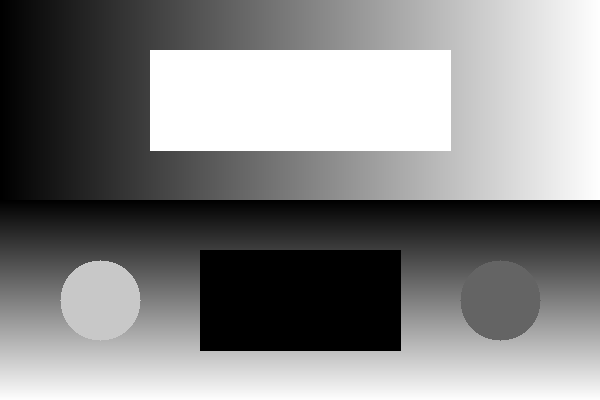
#> input picture data/sample_images/gradients.png, 600 x 400 px
$ python -i object_detection.py   (imports and definitions only)
#> lines starting #> are read from the running program, lines starting #| are printed output that depends on the picture; after the words box and inside, x2 and y2 are one past the last pixel; in counts of white or black regions, pixels touching at a corner belong together
#> further down, picture is the input picture: shape (400, 600, 3); min 0, max 255, mean 133
### utils/io_utils.py
"""
I/O Utilities for image loading, validation, and saving.
Provides consistent error handling and path management.
"""

import os
import sys
import cv2
import numpy as np

from config import OUTPUT_DIR


# [106 lines left out: functions load_image, save_image, load_multiple_images, get_image_info, print_image_info, not called in this run]


def ensure_grayscale(image):
    """Convert image to grayscale if it is not already."""
    if len(image.shape) == 3 and image.shape[2] == 3:
        return cv2.cvtColor(image, cv2.COLOR_BGR2GRAY)
    return image


# [5 lines left out: function ensure_color, not called in this run]

### utils/visualization.py
"""
Visualization utilities for displaying and saving comparison images.
Uses matplotlib for grid layouts and side-by-side comparisons.
"""

import os
import cv2
import numpy as np
import matplotlib
matplotlib.use("Agg")  # Non-interactive backend for CLI usage
import matplotlib.pyplot as plt

from config import OUTPUT_DIR


def _bgr_to_rgb(image):
    """Convert BGR image to RGB for matplotlib display."""
    if len(image.shape) == 3 and image.shape[2] == 3:
        return cv2.cvtColor(image, cv2.COLOR_BGR2RGB)
    return image


# [50 lines left out: function show_comparison, not called in this run]


def show_image_grid(images, titles, grid_cols=3, save_name=None,
                    subdirectory=None, main_title=None):
    """
    Display a grid of images with titles.

    Args:
        images (list[numpy.ndarray]): List of images.
        titles (list[str]): List of titles for each image.
        grid_cols (int): Number of columns in the grid.
        save_name (str, optional): Filename to save.
        subdirectory (str, optional): Subdirectory within OUTPUT_DIR.
        main_title (str, optional): Overall figure title.

    Returns:
        str: Path to saved image (if save_name provided).
    """
    n = len(images)
    grid_rows = (n + grid_cols - 1) // grid_cols
    fig, axes = plt.subplots(grid_rows, grid_cols,
                              figsize=(5 * grid_cols, 5 * grid_rows))

    if grid_rows == 1 and grid_cols == 1:
        axes = np.array([axes])
    axes = np.atleast_2d(axes)

    for idx in range(grid_rows * grid_cols):
        row, col = divmod(idx, grid_cols)
        ax = axes[row][col]
        if idx < n:
            img = _bgr_to_rgb(images[idx])
            if len(img.shape) == 2:
                ax.imshow(img, cmap="gray")
            else:
                ax.imshow(img)
            ax.set_title(titles[idx], fontsize=12, fontweight="bold")
        ax.axis("off")

    if main_title:
        fig.suptitle(main_title, fontsize=16, fontweight="bold", y=1.02)

    plt.tight_layout()

    if save_name:
        out_dir = os.path.join(OUTPUT_DIR, subdirectory) if subdirectory else OUTPUT_DIR
        os.makedirs(out_dir, exist_ok=True)
        out_path = os.path.join(out_dir, save_name)
        plt.savefig(out_path, dpi=150, bbox_inches="tight")
        print(f"[SAVED] {out_path}")
        plt.close(fig)
        return out_path

    plt.close(fig)
    return None

### modules/object_detection.py
"""
Object Detection Module
========================
Implements object detection using:
- Haar cascade classifiers (face and eye detection)
- Contour-based shape detection

Haar cascades use a trained classifier with Haar-like features
and a cascade of boosted classifiers for efficient detection.
Contour-based detection uses thresholding and contour analysis
to identify shapes in an image.
"""

import os
import cv2
import numpy as np

from config import (
    HAARCASCADE_DIR,
    FACE_SCALE_FACTOR, FACE_MIN_NEIGHBORS, FACE_MIN_SIZE,
    CONTOUR_THRESHOLD, CONTOUR_MIN_AREA,
)
from utils.io_utils import ensure_grayscale, ensure_color
from utils.visualization import show_image_grid, show_comparison


def _get_cascade_path(cascade_name):
    """
    Get the path to a Haar cascade XML file.
    Falls back to OpenCV's built-in cascades if local copy not found.
    """
    # Try local data directory first
    local_path = os.path.join(HAARCASCADE_DIR, cascade_name)
    if os.path.isfile(local_path):
        return local_path

    # Fall back to OpenCV's built-in cascades
    cv2_data = os.path.join(os.path.dirname(cv2.__file__), "data")
    builtin_path = os.path.join(cv2_data, cascade_name)
    if os.path.isfile(builtin_path):
        return builtin_path

    raise FileNotFoundError(
        f"Cascade file not found: {cascade_name}\n"
        f"  Searched: {local_path}\n"
        f"  Searched: {builtin_path}"
    )


def detect_faces(image, scale_factor=None, min_neighbors=None, min_size=None):
    """
    Detect faces using Haar cascade classifier.

    The Viola-Jones algorithm uses Haar-like features (rectangular
    patterns encoding intensity differences) evaluated using integral
    images for speed. A cascade of AdaBoost classifiers rejects
    non-face regions early, achieving real-time performance.

    Args:
        image: Input image (BGR).
        scale_factor: Scale reduction factor between pyramid levels.
        min_neighbors: Minimum number of detections to validate a face.
        min_size: Minimum face size as (width, height).

    Returns:
        tuple: (result_image, faces)
            - result_image: Image with rectangles drawn around faces
            - faces: Array of (x, y, w, h) for each detected face
    """
    scale_factor = scale_factor or FACE_SCALE_FACTOR
    min_neighbors = min_neighbors or FACE_MIN_NEIGHBORS
    min_size = min_size or FACE_MIN_SIZE

    cascade_path = _get_cascade_path("haarcascade_frontalface_default.xml")
    face_cascade = cv2.CascadeClassifier(cascade_path)

    gray = ensure_grayscale(image)
    result = image.copy()

    faces = face_cascade.detectMultiScale(
        gray,
        scaleFactor=scale_factor,
        minNeighbors=min_neighbors,
        minSize=min_size,
    )
#> faces = ()

    for (x, y, w, h) in faces:
        # Draw rectangle around face
        cv2.rectangle(result, (x, y), (x + w, y + h), (0, 255, 0), 2)
        # Label
        cv2.putText(result, "Face", (x, y - 10),
                    cv2.FONT_HERSHEY_SIMPLEX, 0.7, (0, 255, 0), 2)
#> this loop made 0 passes

    print(f"  Faces detected: {len(faces)}")
#|   Faces detected: 0
    return result, faces


def detect_faces_and_eyes(image):
    """
    Detect faces and eyes within each face region.

    Args:
        image: Input BGR image.

    Returns:
        tuple: (result_image, faces, eyes_per_face)
    """
    cascade_face = _get_cascade_path("haarcascade_frontalface_default.xml")
    cascade_eye = _get_cascade_path("haarcascade_eye.xml")

    face_cascade = cv2.CascadeClassifier(cascade_face)
    eye_cascade = cv2.CascadeClassifier(cascade_eye)

    gray = ensure_grayscale(image)
    result = image.copy()

    faces = face_cascade.detectMultiScale(gray, 1.1, 5, minSize=(30, 30))
    eyes_per_face = []

    for (x, y, w, h) in faces:
        cv2.rectangle(result, (x, y), (x + w, y + h), (0, 255, 0), 2)

        # Detect eyes within the face region
        roi_gray = gray[y:y + h, x:x + w]
        roi_color = result[y:y + h, x:x + w]
        eyes = eye_cascade.detectMultiScale(roi_gray, 1.1, 5)
        eyes_per_face.append(len(eyes))

        for (ex, ey, ew, eh) in eyes:
            cv2.rectangle(roi_color, (ex, ey), (ex + ew, ey + eh),
                          (255, 0, 0), 2)

    print(f"  Faces: {len(faces)}, Eyes: {sum(eyes_per_face)}")
    return result, faces, eyes_per_face


def detect_contours(image, threshold=None, min_area=None):
    """
    Detect and analyze contours in an image.

    Contour detection finds the boundaries of objects by tracing
    connected components in a binary image. Each contour is analyzed
    for properties like area, perimeter, and shape approximation.

    Args:
        image: Input image.
        threshold: Binary threshold value.
        min_area: Minimum contour area to consider.

    Returns:
        tuple: (result_image, contour_info)
            - result_image: Image with contours drawn
            - contour_info: List of dicts with contour properties
    """
    threshold = threshold or CONTOUR_THRESHOLD
    min_area = min_area or CONTOUR_MIN_AREA

    gray = ensure_grayscale(image)
    _, binary = cv2.threshold(gray, threshold, 255, cv2.THRESH_BINARY)
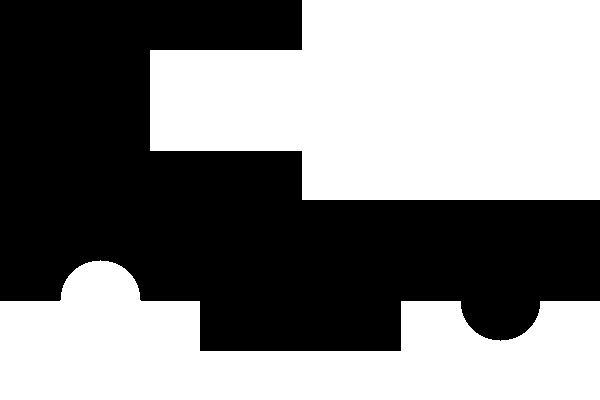
#> binary: shape (400, 600); 51.8% white; 1 black region
    contours, hierarchy = cv2.findContours(
        binary, cv2.RETR_TREE, cv2.CHAIN_APPROX_SIMPLE
    )
#> contours = 2 contours; box (x1, y1, x2, y2) and area: (150, 0, 600, 200) 74304, (0, 260, 600, 400) 48652

    result = ensure_color(image.copy()) if len(image.shape) == 2 else image.copy()
    contour_info = []

    for i, cnt in enumerate(contours):
        area = cv2.contourArea(cnt)
        if area < min_area:
            continue

        perimeter = cv2.arcLength(cnt, True)
        approx = cv2.approxPolyDP(cnt, 0.02 * perimeter, True)
        n_vertices = len(approx)

        # Classify shape
        if n_vertices == 3:
            shape = "Triangle"
        elif n_vertices == 4:
            # Check aspect ratio for square vs rectangle
            x, y, w, h = cv2.boundingRect(approx)
            aspect = float(w) / h
            shape = "Square" if 0.85 <= aspect <= 1.15 else "Rectangle"
        elif n_vertices == 5:
            shape = "Pentagon"
        elif n_vertices > 5:
            shape = "Circle" if n_vertices > 8 else "Polygon"
        else:
            shape = "Unknown"

        # Draw contour and label
        color = (
            int(np.random.randint(50, 255)),
            int(np.random.randint(50, 255)),
            int(np.random.randint(50, 255)),
        )
        cv2.drawContours(result, [approx], -1, color, 2)
        M = cv2.moments(cnt)
        if M["m00"] > 0:
            cx = int(M["m10"] / M["m00"])
            cy = int(M["m01"] / M["m00"])
            cv2.putText(result, shape, (cx - 30, cy),
                        cv2.FONT_HERSHEY_SIMPLEX, 0.5, color, 2)

        contour_info.append({
            "index": i,
            "shape": shape,
            "vertices": n_vertices,
            "area": area,
            "perimeter": round(perimeter, 2),
        })
#> this loop made 2 passes
#> (area, perimeter, n_vertices, shape, color, cx, cy) on passes 1 to 2: (48652, 1597.4, 10, 'Circle', (222, 97, 167), 278, 353), (74304, 1294.8, 8, 'Polygon', (242, 117, 245), 404, 99)
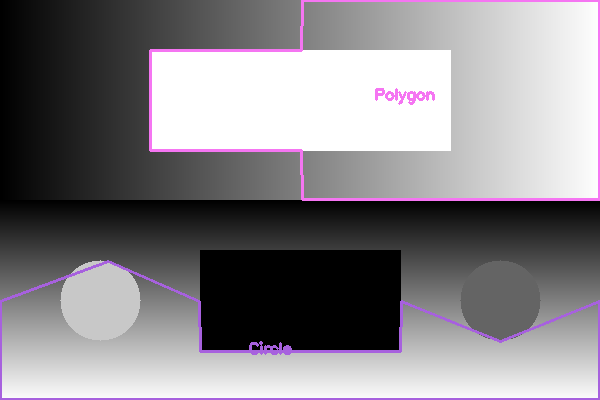
#> result: shape (400, 600, 3); 3.19% of pixels changed, all inside (x1, y1, x2, y2) = (0, 0, 600, 400)
#> after the loop, contour_info = 2 items

    print(f"  Contours detected: {len(contour_info)}")
#|   Contours detected: 2
    for info in contour_info[:10]:  # Print first 10
        print(f"    {info['shape']}: area={info['area']:.0f}, "
              f"perimeter={info['perimeter']}")
#> this loop made 2 passes
#|     Circle: area=48652, perimeter=1597.42
#|     Polygon: area=74304, perimeter=1294.83

    return result, contour_info


def compare_object_detection(image, save_name="detection_comparison.png"):
    """
    Compare face detection and contour detection results.

    Args:
        image: Input BGR image.
        save_name: Output filename.

    Returns:
        str: Path to saved comparison.
    """
    face_img, _ = detect_faces(image)
    contour_img, _ = detect_contours(image)

    images = [image, face_img, contour_img]
    titles = ["Original", "Face Detection", "Contour Detection"]

    return show_image_grid(
        images, titles, grid_cols=3,
        save_name=save_name, subdirectory="detection",
        main_title="Object Detection Comparison"
    )
#> in show_image_grid, `n = len(images)`: n = 3
#> in show_image_grid, `grid_rows = (n + grid_cols - 1) // grid_cols`: grid_rows = 1
#> in show_image_grid, `plt.savefig(out_path, dpi=150, bbox_inches="tight")`:
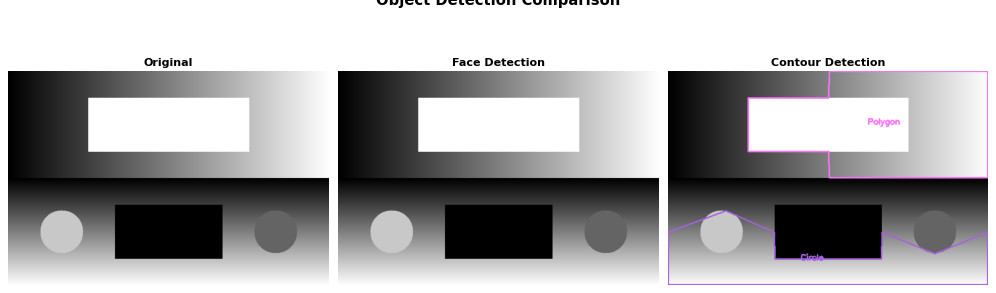
#> figure drawn by matplotlib, 3 panels

>>> import cv2
>>> picture = cv2.imread('../data/sample_images/gradients.png')
>>> result = compare_object_detection(picture)
